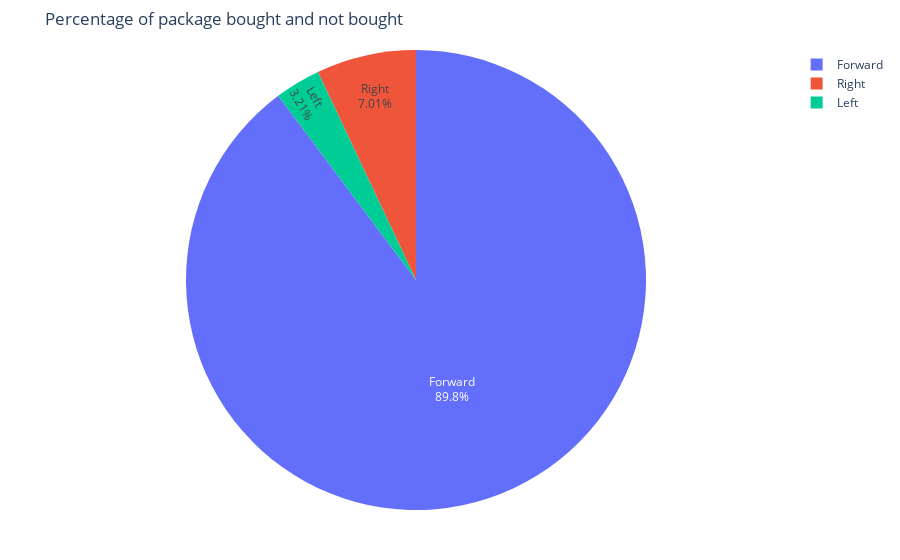

Notebook source saved alongside this figure:
### Code cell
percentage = df.label.value_counts(normalize=True)*100
pielabels = ["Forward","Right", "Left"]

# Plot PieChart with Ploty library
f1 = px.pie(values= percentage, names= pielabels, title="Percentage of package bought and not bought")
f1.update_traces(textposition="inside", textinfo="percent+label")
f1.update_layout(margin={"r":50,"t":50,"l":50,"b":50})
f1.show()

### Figure 1 — Plotly figure (JSON) as saved in the notebook; plotly's stock layout.template omitted (floating-point values rounded to 4 significant figures)
{"data": [{"domain": {"x": [0, 1], "y": [0, 1]}, "hovertemplate": "label=%{label}<br>value=%{value}<extra></extra>", "labels": ["Forward", "Right", "Left"], "legendgroup": "", "name": "", "showlegend": true, "textinfo": "percent+label", "textposition": "inside", "type": "pie", "values": [89.78, 7.013, 3.212]}], "layout": {"legend": {"tracegroupgap": 0}, "margin": {"b": 50, "l": 50, "r": 50, "t": 50}, "title": {"text": "Percentage of package bought and not bought"}}}
